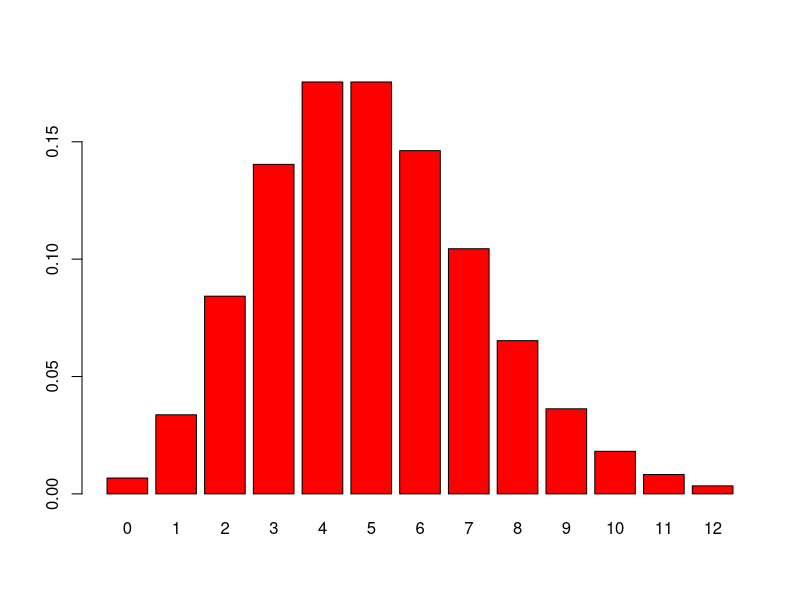
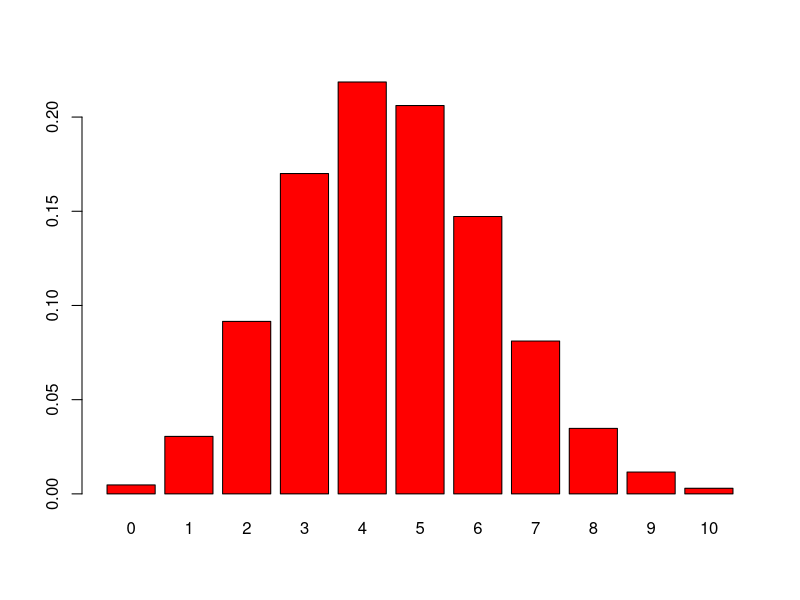

Here is the R script that generated these plots, in order:
## ---- chunk 1
# If predict probability of 3 mutations using the 5 mutation model then
  # x=3 events
  # rate parameter(λ) = 5
dpois(x=3, lambda=5)
## ---- chunk 2
# To find probability of x=0 to 12 mutations
n=0:12
x = dpois(x=n, lambda=5)
x
## ---- chunk 3
#Plot
  # names.arg = vector names to be plotted under each bar
barplot(x, names.arg = 0:12, col = "red")
## ---- chunk 4
#ex) Blood genotypes for n=19 people
  # Insert vector of data, then use table to categorize + count frequencies of levels

genotype <- c("AA","AO","BB","AO","OO","AO","AA","BO","BO",
             "AO","BB","AO","BO","AB","OO","AB","BB","AO","AO")
table(genotype)
## ---- chunk 5
# To access levels of a R factor (category)
genotype1=factor(genotype) #turn genotype vector into a factor
levels(genotype1) #pull out the levels of the factor
## ---- chunk 6
#rbinom = random generation of success/failure
rbinom(n=15, prob=0.5, size=1)
## ---- chunk 7
# ex) for 12 throws(replicates) of 1 ball into 2 boxes (one throw per replicate (size=1))
  # Probability left = 1/3, right = 2/3

rbinom(n=12, prob=2/3, size=1)
## ---- chunk 8
#ex) For 1 throw (replicate), throw 12 balls into 2 boxes (size=12) 
  # Probability left = 1/3, right = 2/3
rbinom(1, prob=2/3, size=12)
## ---- chunk 9
#1 Bernoulli trial (replicate) w/ sample size (trials) 15 w/ success probability of 0.3 = binomial random variable B(15, 0.3)  -> B(n,p)
  # Set seed is a state where random numbers are always the same for that seed (so that results can be replicated if same seed used) -> useful for binomial results b/c success/fail probabilities variable
set.seed(235569515)
rbinom(n=1, prob = 0.3, size = 15)
## ---- chunk 10
#Q) If binom function is used 10 times (11 replicates), what is the most common outcome number?
  # Check probability mass distribution

#0 to 10 trials with sample size of 15, success probability of 0.3
prob <- dbinom(0:10, prob=0.3, size=15)
round(prob, 2)


## ---- chunk 11
#Visualize previous question with a barplot
  # names.arg = vector names to be plotted under each bar
barplot(prob, names.arg=0:10, col="red")
